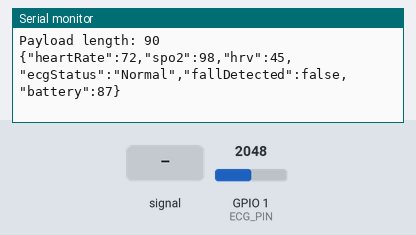
The program below on a simulated Seeed XIAO ESP32-S3. Shown: the last lines printed to the serial monitor. Inputs (shaded band) come from the test bench; at power-on: GPIO 1 (ECG_PIN) = 2048. WiFi joins after 1.5 s; servers stay silent unless stated; uploads are accepted with an empty reply.

Above: at 5.7 s.
5.8 s: GPIO 1 (ECG_PIN) fed a 200 Hz sine of ±327 counts around its level
7.3 s: GPIO 1 (ECG_PIN) set to 2866
At 8.4 s:
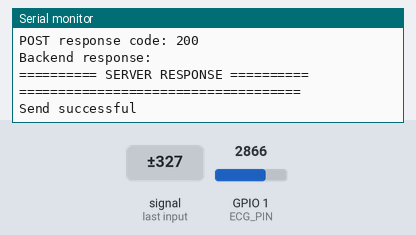
8.8 s: GPIO 1 (ECG_PIN) fed a 1000 Hz sine of ±1023 counts around its level
10.3 s: GPIO 1 (ECG_PIN) set to 3603
At 10.67 s:
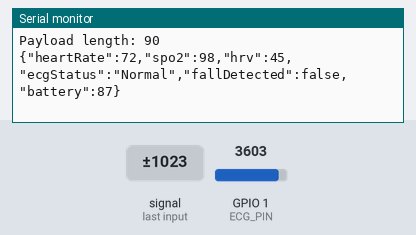
Timing chart, 0 to 12.8 s (numbered marks = the images above; inputs shaded):
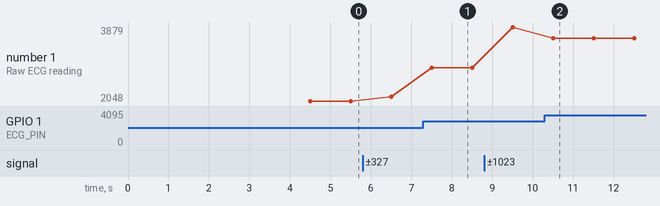

The program:

main.cpp
```cpp
#include <Arduino.h>
#include <WiFi.h>
#include <HTTPClient.h>
#include <WiFiClientSecure.h>

#define ECG_PIN A0

const char* ssid = "OPPO A3 Pro 5G";
const char* password = "password!";
const char* serverUrl = "https://ecgmonitor.vercel.app/api/update-data";
const unsigned long sendIntervalMs = 1000;
unsigned long lastSendMs = 0;

void connectWiFi() {
  Serial.printf("Connecting to Wi-Fi '%s'...\n", ssid);
  WiFi.begin(ssid, password);
  while (WiFi.status() != WL_CONNECTED) {
    Serial.print(".");
    delay(500);
  }
  Serial.println();
  Serial.print("Wi-Fi connected. IP address: ");
  Serial.println(WiFi.localIP());
}

String buildPayload(int rawEcg) {
  int heartRate = 72;  // Replace with actual BPM logic
  int spo2 = 98;      // Replace with real SpO2 logic
  int hrv = 45;       // Replace with HRV calculation
  bool fallDetected = false;
  int battery = 87;

  String payload = "{";
  payload += "\"heartRate\":" + String(heartRate) + ",";
  payload += "\"spo2\":" + String(spo2) + ",";
  payload += "\"hrv\":" + String(hrv) + ",";
  payload += "\"ecgStatus\":\"Normal\",";
  payload += "\"fallDetected\":" + String(fallDetected ? "true" : "false") + ",";
  payload += "\"battery\":" + String(battery);
  payload += "}";

  return payload;
}

bool sendData(int rawEcg) {
  if (WiFi.status() != WL_CONNECTED) {
    Serial.println("Wi-Fi is not connected, cannot send data.");
    return false;
  }

  String payload = buildPayload(rawEcg);
  Serial.println("\n--- Sending sensor payload ---");
  Serial.printf("URL: %s\n", serverUrl);
  Serial.printf("Payload length: %u\n", payload.length());
  Serial.println(payload);

  WiFiClientSecure client;
  client.setInsecure();

  HTTPClient https;
  https.begin(client, serverUrl);
  https.addHeader("Content-Type", "application/json");

  int httpCode = https.POST(payload);
  String response = https.getString();
  Serial.printf("POST response code: %d\n", httpCode);
  Serial.println("Backend response:");
 Serial.println("========== SERVER RESPONSE ==========");
Serial.println(response);
Serial.println("====================================");

  if (httpCode <= 0) {
    Serial.printf("POST failed, error: %s\n", https.errorToString(httpCode).c_str());
  } else if (httpCode != 200) {
    Serial.println("Server returned non-200 status.");
  }

  https.end();
  return httpCode == 200;
}

void setup() {
  Serial.begin(115200);
  delay(3000);
  Serial.println("ESP32 STARTED");
  pinMode(ECG_PIN, INPUT);
  connectWiFi();
}

void loop() {
  if (WiFi.status() != WL_CONNECTED) {
    Serial.println("Wi-Fi disconnected, reconnecting...");
    connectWiFi();
  }

  if (millis() - lastSendMs >= sendIntervalMs) {
    lastSendMs = millis();
    int ecgValue = analogRead(ECG_PIN);
    Serial.printf("Raw ECG reading: %d\n", ecgValue);

    bool success = sendData(ecgValue);
    Serial.printf("Send %s\n", success ? "successful" : "failed");
  }
}
```

Measured:
- after the input at 7.3 s, the serial monitor: prints a new line after 0.21 s (image 1)
- after the input at 10.3 s, the serial monitor: prints a new line after 0.21 s (image 2)
- plotted number 1: 2048 → 2157 after the input at 5.8 s, 2157 → 2866 after the input at 7.3 s, 2866 → 3879 after the input at 8.8 s, 3879 → 3603 after the input at 10.3 s
